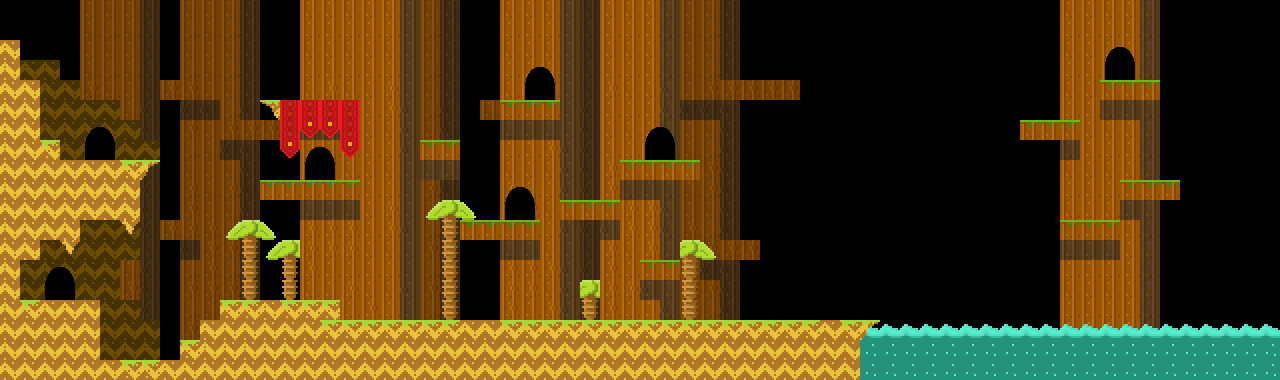

Below is a game level as drawn by its tile map, then a one-line description and the .tmx that defines it (tile-layer data replaced by summaries):
An orthogonal 64x19 tile map with 20x20 px tiles, 6 tile layers (background, mid, mid2, Water, ...) and 22 objects.

<map version="1.0" orientation="orthogonal" renderorder="right-down" width="64" height="19" tilewidth="20" tileheight="20" nextobjectid="95">
 <properties>
  <property name="landmusic" value="Village" />
 </properties>
 <tileset firstgid="1" name="tileset" tilewidth="20" tileheight="20">
  <image source="../../assets/tileset.png" width="160" height="440" />
  <tile id="87">
   <properties>
    <property name="switch" value="fish" />
   </properties>
  </tile>
 </tileset>
 <layer name="background" width="64" height="19" opacity="0.75">
  <data>[1216 cells, 405 non-empty, 4 distinct tile ids]</data>
 </layer>
 <layer name="mid" width="64" height="19">
  <data>[1216 cells, 426 non-empty, 9 distinct tile ids]</data>
 </layer>
 <layer name="mid2" width="64" height="19">
  <data>[1216 cells, 30 non-empty, 5 distinct tile ids]</data>
 </layer>
 <objectgroup name="objs">
  <object id="1" x="503" y="188" width="30" height="33">
   <properties>
    <property name="TO" value="rinks_house" />
   </properties>
  </object>
  <object id="2" gid="85" x="340" y="180" width="20" height="20">
   <properties>
    <property name="text" value="Palace" />
   </properties>
  </object>
  <object id="3" x="306" y="146" width="29" height="34">
   <properties>
    <property name="TO" value="palace" />
   </properties>
  </object>
  <object id="4" gid="87" x="180" y="340" width="20" height="20" />
  <object id="5" gid="87" x="140" y="360" width="20" height="20" />
  <object id="6" gid="87" x="120" y="360" width="20" height="20" />
  <object id="7" gid="87" x="800" y="320" width="20" height="20" />
  <object id="8" gid="87" x="780" y="320" width="20" height="20" />
  <object id="9" gid="87" x="680" y="160" width="20" height="20" />
  <object id="10" gid="87" x="420" y="140" width="20" height="20" />
  <object id="13" gid="87" x="300" y="300" width="20" height="20" />
  <object id="14" gid="87" x="260" y="180" width="20" height="20" />
  <object id="16" gid="85" x="740" y="320" width="20" height="20">
   <properties>
    <property name="text" value="The Sea" />
   </properties>
  </object>
  <object id="17" gid="85" x="460" y="220" width="20" height="20">
   <properties>
    <property name="text" value="Family Skyward" />
   </properties>
  </object>
  <object id="18" gid="85" x="620" y="160" width="20" height="20">
   <properties>
    <property name="text" value="SHOP on day\nBAR on night" />
   </properties>
  </object>
  <object id="19" gid="85" x="500" y="100" width="20" height="20">
   <properties>
    <property name="text" value="Karo &amp; Toffel" />
   </properties>
  </object>
  <object id="20" gid="85" x="280" y="100" width="20" height="20">
   <properties>
    <property name="text" value="Wow!" />
   </properties>
  </object>
  <object id="60" gid="45" x="650.667" y="258.667" width="20" height="20" />
  <object id="61" gid="29" x="80" y="300" width="20" height="20" />
  <object id="89" gid="159" x="360" y="200" width="20" height="20" />
  <object id="90" gid="159" x="540" y="240" width="20" height="20" />
  <object id="91" gid="159" x="560" y="120" width="20" height="20" />
 </objectgroup>
 <layer name="Water" width="64" height="19">
  <data>[1216 cells, 72 non-empty, 2 distinct tile ids]</data>
 </layer>
 <layer name="Ground" width="64" height="19">
  <data>[1216 cells, 213 non-empty, 5 distinct tile ids]</data>
 </layer>
 <layer name="foreground" width="64" height="19">
  <data>[1216 cells, 10 non-empty, 2 distinct tile ids]</data>
 </layer>
</map>
